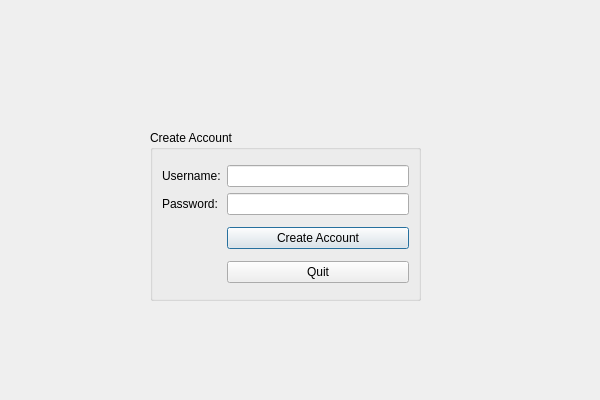
<?xml version="1.0" encoding="UTF-8"?>
<ui version="4.0">
 <class>CreateAccount</class>
 <widget class="QDialog" name="CreateAccount">
  <property name="geometry">
   <rect>
    <x>0</x>
    <y>0</y>
    <width>600</width>
    <height>400</height>
   </rect>
  </property>
  <property name="windowTitle">
   <string>Dialog</string>
  </property>
  <widget class="QGroupBox" name="groupBox">
   <property name="geometry">
    <rect>
     <x>150</x>
     <y>130</y>
     <width>271</width>
     <height>171</height>
    </rect>
   </property>
   <property name="title">
    <string>Create Account</string>
   </property>
   <layout class="QGridLayout" name="gridLayout">
    <item row="0" column="1">
     <layout class="QVBoxLayout" name="verticalLayout_2">
      <item>
       <widget class="QLineEdit" name="Username"/>
      </item>
      <item>
       <widget class="QLineEdit" name="Password">
        <property name="echoMode">
         <enum>QLineEdit::Password</enum>
        </property>
       </widget>
      </item>
     </layout>
    </item>
    <item row="1" column="1">
     <widget class="QPushButton" name="CreateButton">
      <property name="text">
       <string>Create Account</string>
      </property>
      <property name="shortcut">
       <string>Ctrl+C</string>
      </property>
     </widget>
    </item>
    <item row="2" column="1">
     <widget class="QPushButton" name="QuitButton">
      <property name="text">
       <string>Quit</string>
      </property>
      <property name="shortcut">
       <string>Ctrl+Q</string>
      </property>
     </widget>
    </item>
    <item row="0" column="0">
     <layout class="QVBoxLayout" name="verticalLayout_3">
      <item>
       <widget class="QLabel" name="label">
        <property name="text">
         <string>Username:</string>
        </property>
       </widget>
      </item>
      <item>
       <widget class="QLabel" name="label_2">
        <property name="text">
         <string>Password:</string>
        </property>
       </widget>
      </item>
     </layout>
    </item>
   </layout>
  </widget>
  <widget class="QLabel" name="label_3">
   <property name="geometry">
    <rect>
     <x>0</x>
     <y>0</y>
     <width>600</width>
     <height>400</height>
    </rect>
   </property>
   <property name="text">
    <string/>
   </property>
   <property name="pixmap">
    <pixmap>image.png</pixmap>
   </property>
  </widget>
  <zorder>label_3</zorder>
  <zorder>groupBox</zorder>
 </widget>
 <resources/>
 <connections/>
</ui>
